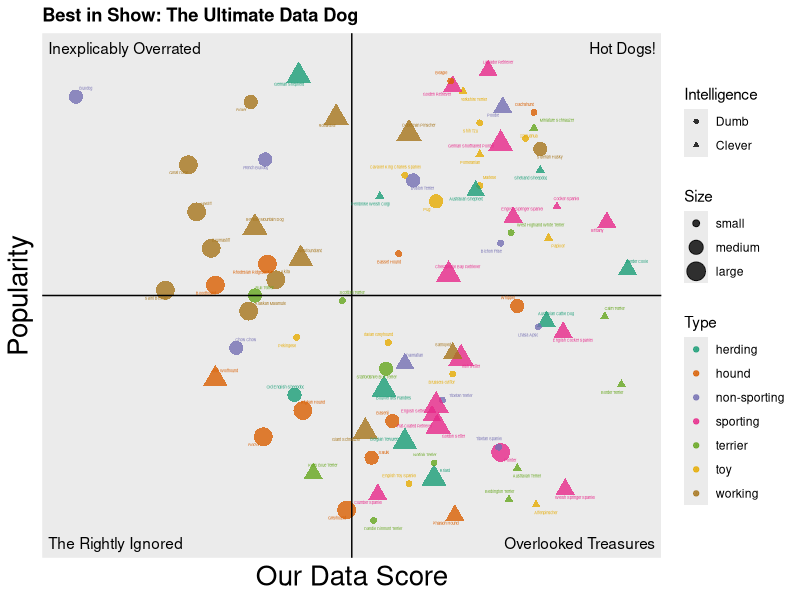

Reproduce this figure in R.
## ---- chunk 1
knitr::opts_chunk$set(echo = TRUE)

library("dplyr")
library("tidyr")
library("tidyverse")
library("ggplot2")
library("readxl")
library("ggrepel")
library("RColorBrewer")
## ---- chunk 2
df <- readxl::read_xlsx("KIB.xlsx", sheet = "Best in show full sheet")
df1 <- readxl::read_xlsx("KIB.xlsx", sheet = "Best in show")
df <- df[, colSums(is.na(df))<nrow(df)]
df <- df %>% 
  select(1, 2, 3, 5, 9, 27)
df <- df[-c(1, 2, 3), ]
colnames(df) <- c("Breed", "Type", "Score", "Popularity", "Intelligence_Raw", "Size")
df$Score <- as.numeric(df$Score)
df$Popularity <- as.numeric(df$Popularity)
df$Intelligence_Raw <- as.numeric(df$Intelligence_Raw)
df$Type <- as.factor(df$Type)
df$Size <- as.factor(df$Size)
df$Size <- fct_rev(df$Size)
df <- df %>% 
  mutate(Intelligence = ifelse(Intelligence_Raw >= 0.5, "Clever", "Dumb"))
df$Intelligence <- as.factor(df$Intelligence)
df$Intelligence <- fct_rev(df$Intelligence)
df <- df %>% drop_na()
df %>% head
## ---- chunk 3
minimum_score <- min(as.vector(df$Score), na.rm = TRUE)
maximum_score <- max(as.vector(df$Score), na.rm = TRUE)
score_range <- maximum_score - minimum_score
score_middle <- score_range / 2 + minimum_score
minimum_popularity <- -max(as.vector(df$Popularity), na.rm = TRUE)
maximum_popularity <- -min(as.vector(df$Popularity), na.rm = TRUE)
popularity_range <- maximum_popularity - minimum_popularity
popularity_middle <- popularity_range / 2 + minimum_popularity
plot <- ggplot(df, aes(x = Score, y = -Popularity, label = Breed)) + 
  geom_point(alpha = 0.8, aes(shape = Intelligence, color = Type, size = Size)) +
  xlab("Our Data Score") + ylab("Popularity") + ggtitle("Best in Show: The Ultimate Data Dog") +
  coord_cartesian(xlim = c(minimum_score - score_range * 0.01, maximum_score + score_range * 0.01),
                  ylim = c(minimum_popularity - popularity_range * 0.03, maximum_popularity + popularity_range * 0.03)) +
  geom_vline(xintercept = score_middle, size = 0.5) +
  geom_hline(yintercept = popularity_middle, size = 0.5) +
  theme(axis.ticks.x = element_blank(),
        axis.ticks.y = element_blank(),
        axis.text.x = element_blank(),
        axis.text.y = element_blank(),
        panel.grid.minor = element_blank(),
        panel.grid.major = element_blank(),
        axis.title.x = element_text(size = 20),
        axis.title.y = element_text(size = 20),
        plot.title = element_text(lineheight = .8, face = "bold")) +
  geom_text_repel(aes(color = Type), size = 1) +
  scale_size_discrete(breaks = levels(df$Size)) +
  annotate("text", x = minimum_score - score_range * 0.05, 
           y = minimum_popularity - popularity_range * 0.05, label = "The Rightly Ignored", hjust = 0) +
  annotate("text", x = maximum_score + score_range * 0.05, 
           y = maximum_popularity + popularity_range * 0.05, label = "Hot Dogs!", hjust = 1) +
  annotate("text", x = minimum_score - score_range * 0.05, 
           y = maximum_popularity + popularity_range * 0.05, label = "Inexplicably Overrated", hjust = 0) +
  annotate("text", x = maximum_score + score_range * 0.05, 
           y = minimum_popularity - popularity_range * 0.05, label = "Overlooked Treasures", hjust = 1) +
  guides(shape = guide_legend(order = 1),
         size = guide_legend(order = 2),
         color = guide_legend(order = 3)) +
  scale_color_brewer(palette = "Dark2")
plot
